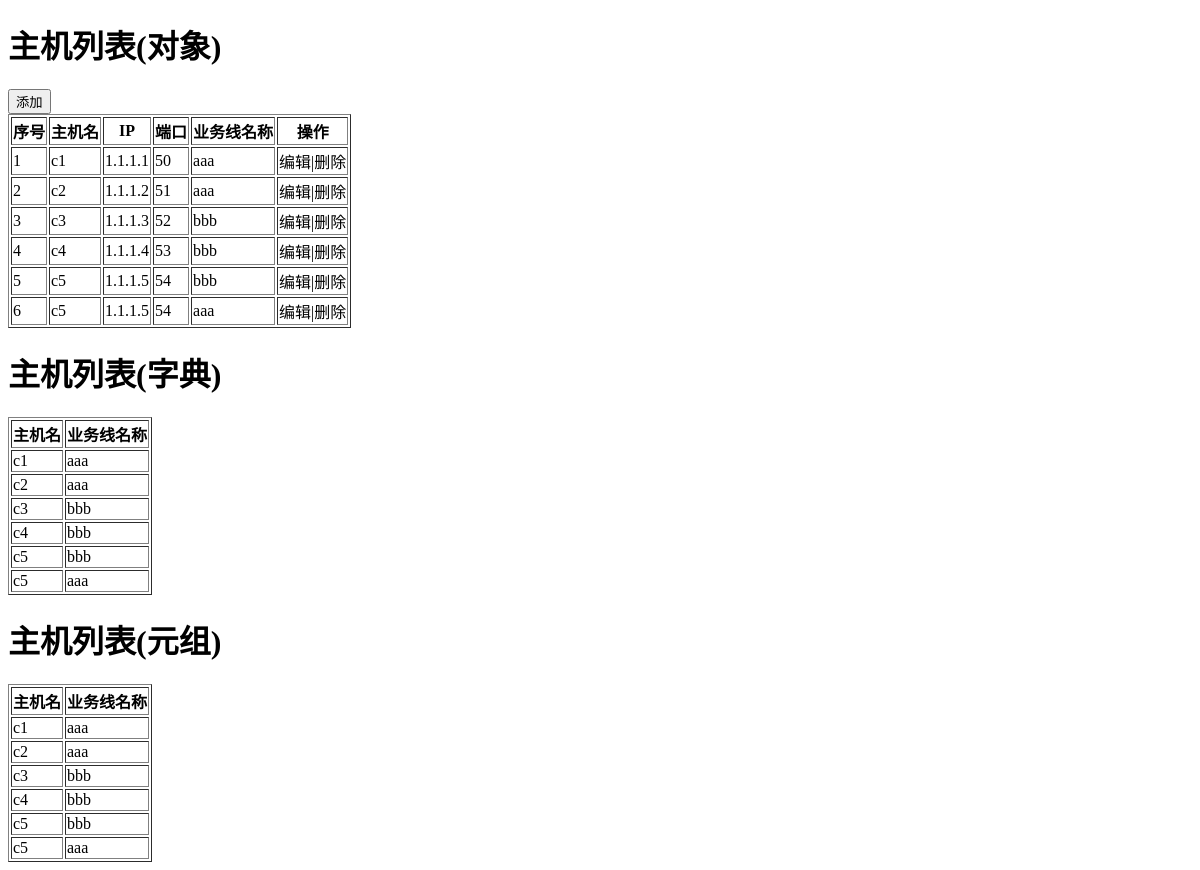
The app's page /host, older data.
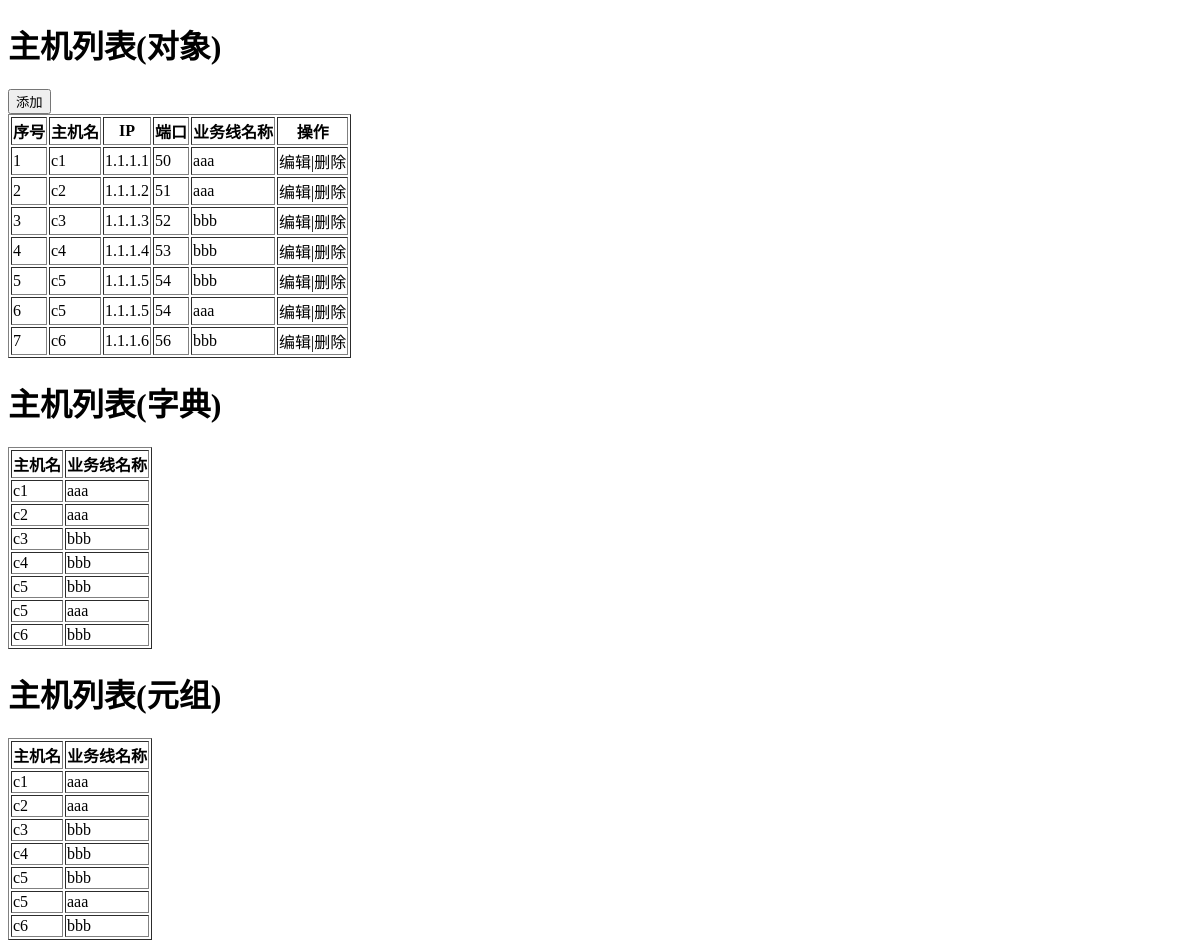
The same page, newer data.
### app01/models.py (models this page shows)
class Host(models.Model):
    nid = models.AutoField(primary_key=True)
    hostname = models.CharField(max_length=32,db_index=True)
    ip = models.GenericIPAddressField(protocol="ipv4",db_index=True)
    port = models.IntegerField()
    b = models.ForeignKey(to="Business", to_field='id',on_delete=models.CASCADE,)

class Business(models.Model):
    caption = models.CharField(max_length=32)
    code = models.CharField(max_length=32,null=True,default="SA")

### app01/views.py (the view, shortened to what this page needs)
# urls.py: path('host', views.host),
def host(request):
    if request.method == "GET":
        v1 = models.Host.objects.filter(nid__gt=0)
        v2 = models.Host.objects.filter(nid__gt=0).values('nid','hostname','b_id','b__caption')
        v3 = models.Host.objects.filter(nid__gt=0).values_list('nid','hostname','b_id','b__caption')
        b_list = models.Business.objects.all()
        for s in b_list:
            print(s.caption,s.code)
        return render(request, 'host.html', {'v1': v1,'v2': v2,'v3': v3,'b_list':b_list})

### templates/host.html (shortened to what this page needs)
<!DOCTYPE html>
<html lang="en">
<head>
</head>
<body>
    <h1>主机列表(对象)</h1>
    <div>
        <input id="add_host" type="button" value="添加" />
    </div>
    <table border="1">
        <thead>
            <tr>
                <th>序号</th>
                <th>主机名</th>
                <th>IP</th>
                <th>端口</th>
                <th>业务线名称</th>
                <th>操作</th>
            </tr>
        </thead>
        <tbody>
                {% for row in v1 %}
                    <tr hid="{{ row.nid }}" bid="{{ row.b_id }}">
                        <td>{{ forloop.counter }}</td>
                        <td h="{{ row.hostname }}">{{ row.hostname }}</td>
                        <td i="{{ row.ip }}">{{ row.ip }}</td>
                        <td p="{{ row.port }}">{{ row.port }}</td>
                        <td c="{{ row.b.caption }}">{{ row.b.caption }}</td>
                        <td>
                            <a class="edit">编辑</a>|<a class="delete">删除</a>
                        </td>
                    </tr>
                {% endfor %}
        </tbody>
    </table>
    <h1>主机列表(字典)</h1>
    <table border="1">
        <thead>
            <tr>
                <th>主机名</th>
                <th>业务线名称</th>
            </tr>
        </thead>
        <tbody>
            {% for row in v2 %}
                <tr hid="{{ row.nid }}" bid="{{ row.b_id }}">
                    <td>{{ row.hostname }}</td>
                    <td>{{ row.b__caption }}</td>
                </tr>
            {% endfor %}
        </tbody>
    </table>
    <h1>主机列表(元组)</h1>
    <table border="1">
        <thead>
            <tr>
                <th>主机名</th>
                <th>业务线名称</th>
            </tr>
        </thead>
        <tbody>
            {% for row in v3 %}
                <tr hid="{{ row.0 }}" bid="{{ row.2 }}">
                    <td>{{ row.1 }}</td>
                    <td>{{ row.3 }}</td>
                </tr>
            {% endfor %}
        </tbody>
    </table>
</body>
</html>

Row changes from the older to the newer data that the page shows:
added Host: hostname "c6", ip "1.1.1.6", port "56", b.caption "bbb", b__caption "bbb", row "bbb"
